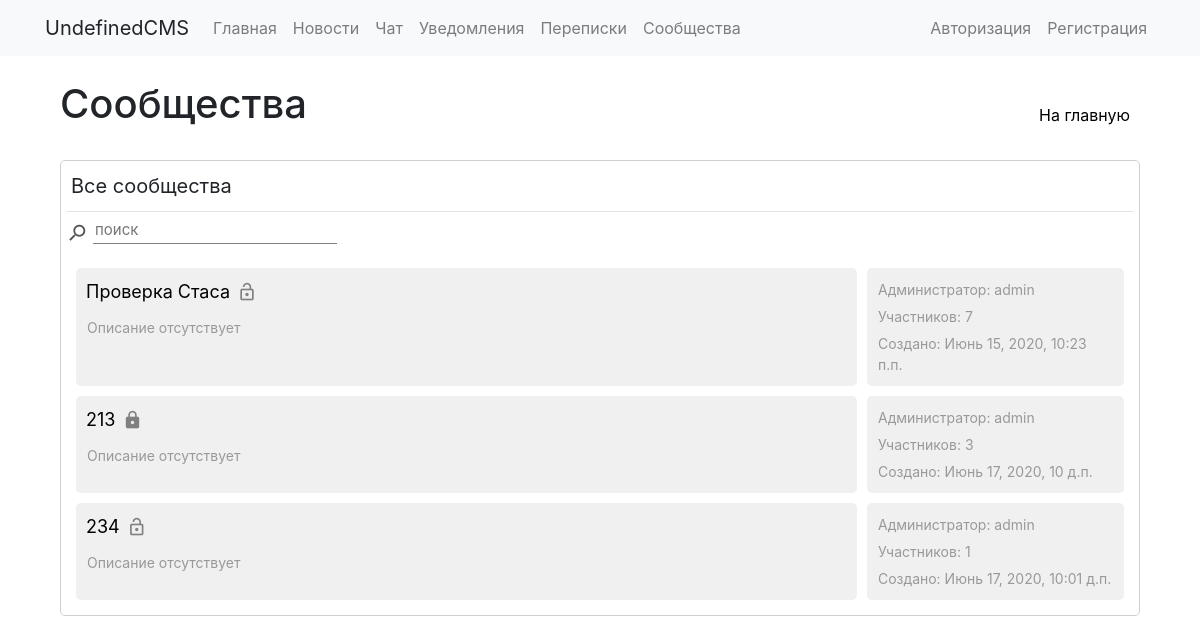
The app's page /groups/ with its own data.
### communities/models.py (models this page shows)
class Group(models.Model):
	groupname = models.CharField(max_length=40)
	image = models.ImageField(upload_to='groups/groupimages', default=False)
	slug = models.SlugField(max_length=40, unique=True)
	description = models.TextField(blank=True)
	public = models.BooleanField(default=True)
	allowarticles = models.IntegerField(default=2)
	pubdate = models.DateTimeField('date published', default=datetime.now())
	admin = models.ForeignKey(User, on_delete=models.CASCADE, null=True, blank=True, related_name='groups_admins')
	editors = models.ManyToManyField(User, blank=True, related_name='groups_editors')
	subscribers = models.ManyToManyField(User, blank=True, related_name='groups_subs')
	subrequests = models.ManyToManyField(User, blank=True, related_name='groups_requests')
	banned = models.ManyToManyField(User, blank=True, related_name='groups_banned')
	def __str__(self):
		return self.groupname

### communities/views.py (the view)
# urls.py: 2. Add a URL to urlpatterns:  path('', views.home, name='home')
def home(request):
    groups = Group.objects.annotate(members=models.Count('subscribers') + models.Count('editors')).order_by('-members')
    context = {'groups': groups}
    return render(request, 'communities/base.html', context)

### communities/templates/communities/base.html (shortened to what this page needs)
{% extends "base_general.html" %}
{% load static %}
{% block links %}
  <link rel="stylesheet" href="{% static 'communities/css/style.css' %}"/>
{% endblock %}
{% block content %}
  <div class="inline-wrapper">
    <h1>Сообщества</h1>
    <a class="button1" href="../">На главную</a>
  </div>
  <br>
  <div class="plate">
    <div class="inline-wrapper" id="table_buttons">
      {% if request.user.is_authenticated %}
        <div class="button0 button0-active" onclick="showgroups('groups_list', this)">Все сообщества</div>
        <div class="button0" onclick="showgroups('admin_groups_list', this)">Вы администратор {{ request.user.groups_admins.count }}</div>
        <div class="button0" onclick="showgroups('subs_groups_list', this)">Вы подписаны {{ request.user.groups_subs.count }}</div>
        <div class="button0" onclick="showgroups('editors_groups_list', this)">Вы редактор {{ request.user.groups_editors.count }}</div>
        <div class="button0" onclick="showgroups('banned_groups_list', this)">Вы заблокированы {{ request.user.groups_banned.count }}</div>
        <div class="button0" onclick="showgroups('requests_groups_list', this)">Заявки {{ request.user.groups_requests.count }}</div>
      {% else %}
        <div class="text1">Все сообщества</div>
      {% endif %}
    </div>
    <hr>
    <div class="inline-wrapper">
      <div class="inline-wrapper">
        <i class="material-icons icon2 flip-vertical" style="margin-top: 5px; margin-right: 5px;">search</i>
        <input id="main_groups_search" class="input2" type="text" placeholder="поиск" onkeyup="searchlist('groups_list', this.value)">
      </div>
    </div>
    <br>
    <div id='groups_list' class="main_groups_list" style="margin-right: 10px; margin-left: 10px;">
      {% for group in groups %}
        <div class="inline-wrapper" name='{{ group }}'>
          <div class="solid" style="width: calc(75% - 5px);">
            <div class="inline-wrapper">
              <div class="inline-wrapper">
                <div class="text2-1"><a class="link1" href="{{ group.slug }}">{{ group }}</a></div>
                {% if group.public %}
                  <i class="material-icons icon3-1" title="открытое сообщество">lock_open</i>
                {% else %}
                  <i class="material-icons icon3-1" title="закрытое сообщество">lock</i>
                {% endif %}
              </div>
            </div>
            {% if group.description %}
              <div class="text3">{{ group.description }}</div>
            {% else %}
              <div class="text3">Описание отсутствует</div>
            {% endif %}
          </div>
          <div class="solid" style="width: calc(25% - 5px);">
            <div class="text3">Администратор: {{ group.admin }}</div>
            <div class="text3">Участников: {{ group.subscribers.count|add:group.editors.count|add:1 }}</div>
            <div class="text3">Создано: {{ group.pubdate }}</div>
          </div>
        </div>
      {% empty %}
        <div class="text2">Здесь ничего нет</div>
      {% endfor %}
    </div>
  </div>
{% endblock %}

### static/communities/css/style.css (style rules this page uses)
hr { margin: 5px 0px; }
html { overflow-y: scroll; }
* { box-sizing: border-box; text-decoration: none; outline: none; list-style-type: none; height: auto; }
a { color: black; text-decoration: none; }
i, img, .button0, .button0-1, .button1, .button2, .button3 { -webkit-touch-callout: none; -webkit-user-select: none; -khtml-user-select: none; -moz-user-select: none; -ms-user-select: none; user-select: none; }
.plate { padding: 5px; border: 1px solid #D0D0D0; border-radius: 5px; margin-bottom: 10px; background-color: white; }
.solid { padding: 5px; background-color: #F0F0F0; border-radius: 5px; margin-bottom: 10px; }
.inline-wrapper { display: flex; justify-content: space-between; }
.text1 { margin: 5px; font-size: 20px; white-space: pre-line; }
.text2-1 { margin: 5px; font-size: 18px; white-space: pre-line; }
.text3 { margin: 6px; font-size: 14px; color: #999; white-space: pre-line; }
.button1 { text-align: center; min-height: 40px; padding: 7px 10px; border-radius: 10px; cursor: pointer; transition: 0.2s; margin-top: auto; }
.input2 { font-size: 15px; min-width: 100px; border: none; border-bottom: 1px solid grey; }
.flip-vertical { -moz-transform: scale(-1, 1); -webkit-transform: scale(-1, 1); -o-transform: scale(-1, 1); transform: scale(-1, 1); filter: FlipH; -ms-filter: "FlipH"; }
.icon2 { color: #555; font-size: 22px; }
.icon3-1 { color: grey; font-size: 20px; border-radius: 5px; margin: 9px 2px; }

### records on screen
Group: groupname "Проверка Стаса", public True (drawn), description "Описание отсутствует", admin "admin", subscribers.count|add "7", pubdate "Июнь 15, 2020, 10:23 п.п."
Group: groupname "213", public False (drawn), description "Описание отсутствует", admin "admin", subscribers.count|add "3", pubdate "Июнь 17, 2020, 10 д.п."
Group: groupname "234", public True (drawn), description "Описание отсутствует", admin "admin", subscribers.count|add "1", pubdate "Июнь 17, 2020, 10:01 д.п."
